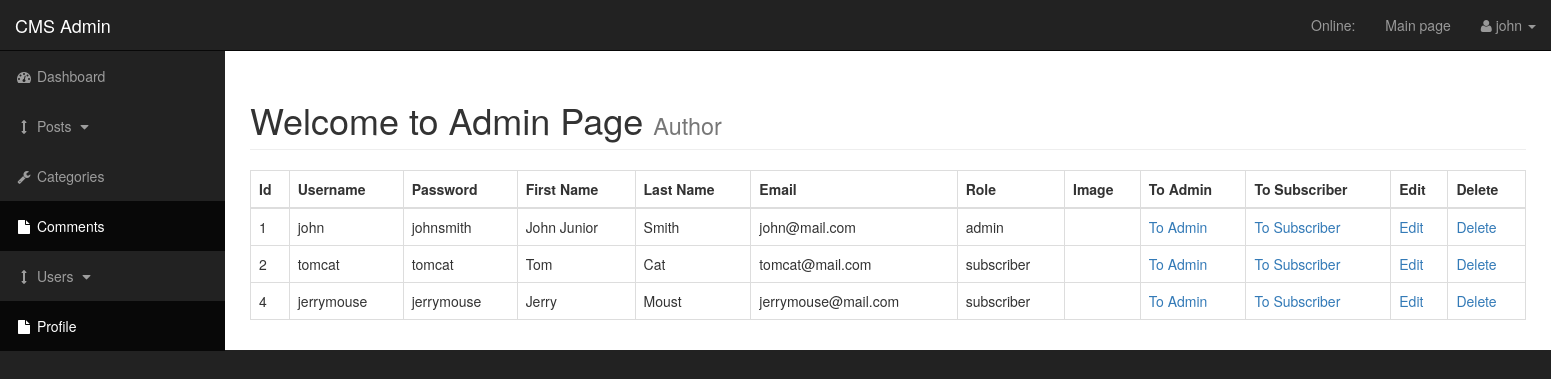
The page /24-cms/admin/users.php (signed in) on the database as committed earlier.
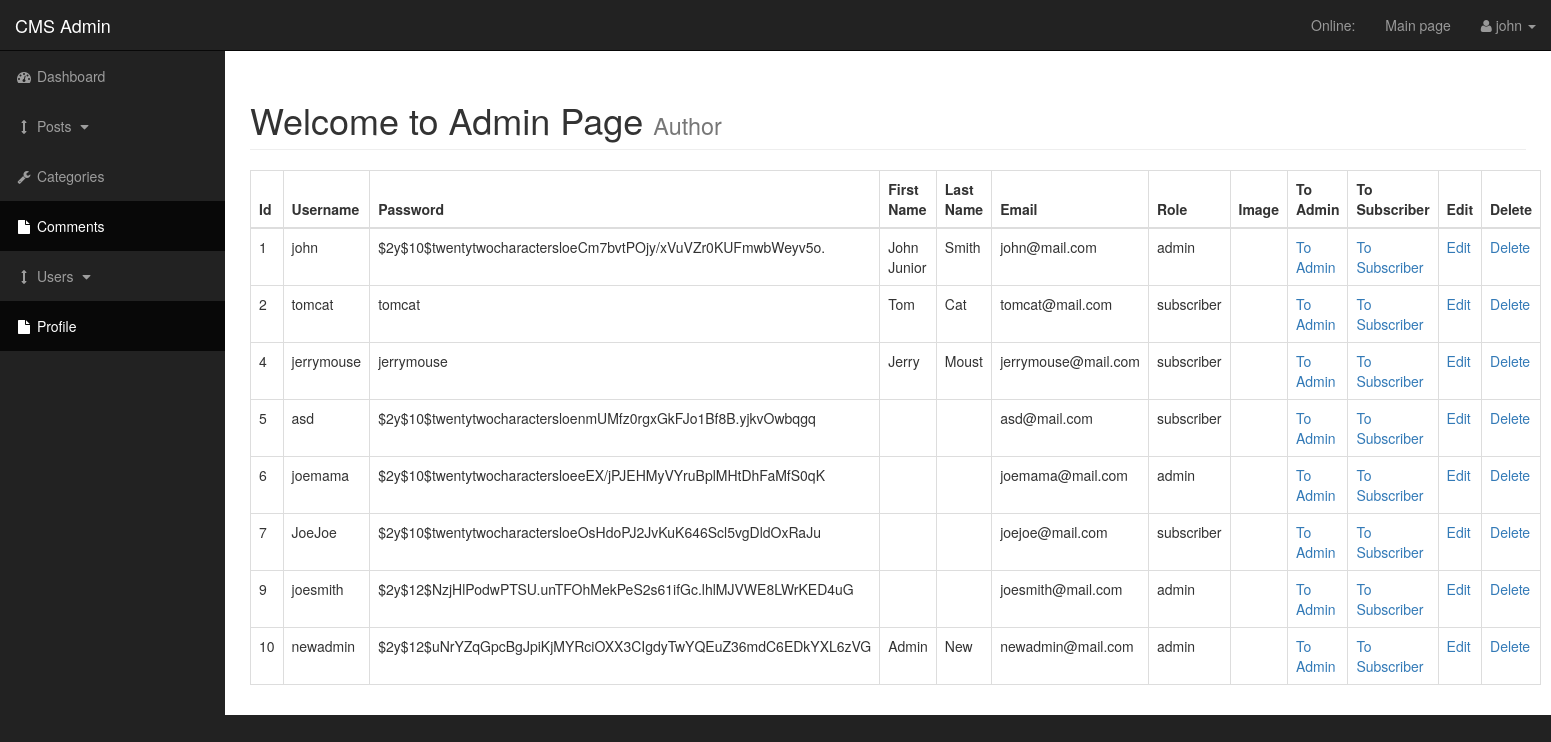
The same page on the database as committed later.
### tables this page shows
CREATE TABLE `users` (
  `id` int(3) NOT NULL,
  `username` varchar(255) NOT NULL,
  `password` varchar(255) NOT NULL,
  `firstname` varchar(255) NOT NULL DEFAULT '',
  `lastname` varchar(255) NOT NULL DEFAULT '',
  `email` varchar(255) NOT NULL,
  `image` text NOT NULL DEFAULT '',
  `role` varchar(255) NOT NULL,
  `randSalt` varchar(255) NOT NULL DEFAULT '$2y$10$twentytwocharacterslol'
);

### 24-cms/admin/includes/get_all_users.php (the view, shortened to what this page needs)
<table class="table table-bordered table-hover">
    <thead>
        <tr>
            <th>Id</th>
            <th>Username</th>
            <th>Password</th>
            <th>First Name</th>
            <th>Last Name</th>
            <th>Email</th>
            <th>Role</th>
            <th>Image</th>
            <th>To Admin</th>
            <th>To Subscriber</th>
            <th>Edit</th>
            <th>Delete</th>
        </tr>
    </thead>
    <tbody>
        <?php
        $query = "SELECT * FROM users";
        $get_all_users = mysqli_query($connection, $query);
        while ($row = mysqli_fetch_assoc($get_all_users)) {
            $user_id = $row['id'];
            $user_username = $row['username'];
            $user_password = $row['password'];
            $user_first = $row['firstname'];
            $user_last = $row['lastname'];
            $user_email = $row['email'];
            $user_role = $row['role'];
            echo "<tr>";
            echo "<td>$user_id</td>";
            echo "<td>$user_username</td>";
            echo "<td>$user_password</td>";
            echo "<td>$user_first</td>";
            echo "<td>$user_last</td>";
            echo "<td>$user_email</td>";
            echo "<td>$user_role</td>";
            echo "<td></td>";
            echo "<td><a href='users.php?admin={$user_id}'>To Admin</a></td>";
            echo "<td><a href='users.php?subscriber={$user_id}'>To Subscriber</a></td>";
            echo "<td><a href='users.php?source=edit_user&id={$user_id}'>Edit</a></td>";
            echo "<td><a onClick=\"javascript: return confirm('Confirm delete?')\" href='users.php?delete={$user_id}'>Delete</a></td>";
            echo "</tr>";
        }
        ?>
    </tbody>
</table>

### 24-cms/admin/includes/admin-header.php (shortened to what this page needs)
<!DOCTYPE html>
<html lang="en">
<head>
    <link href="css/bootstrap.min.css" rel="stylesheet">
    <link href="css/sb-admin.css" rel="stylesheet">
    <link href="font-awesome/css/font-awesome.min.css" rel="stylesheet" type="text/css">
    <link href='css/styles.css' type='text/css' rel='stylesheet'>
</head>
<body>

### 24-cms/admin/users.php (shortened to what this page needs)
<?php include 'includes/admin-header.php' ?>
    <div id="wrapper">
        <?php include 'includes/admin-navigation.php' ?>
        <div id="page-wrapper">
            <div class="container-fluid">
                <div class="row">
                    <div class="col-lg-12">
                        <h1 class="page-header">
                            Welcome to Admin Page
                            <small>Author</small>
                        </h1>
                        <?php
                        if (isset($_GET['source'])) {
                            $source = $_GET['source'];
                        } else {
                            $source = '';
                        }
                        switch ($source) {
                            default:
                                include 'includes/get_all_users.php';
                                break;
                        }
                        ?>
                    </div>
                </div>
            </div>
        </div>
    </div>
<?php include 'includes/admin-footer.php' ?>

### 24-cms/admin/includes/admin-navigation.php (shortened to what this page needs)
<nav class="navbar navbar-inverse navbar-fixed-top" role="navigation">
    <div class="navbar-header">
        <a class="navbar-brand" href="index.php">CMS Admin</a>
    </div>
    <ul class="nav navbar-right top-nav">
        <li><a href="#">Online: <span class="useronline"></span></a></li>
        <li><a href="../index.php">Main page</a></li>
        <li class="dropdown">
            <a href="#" class="dropdown-toggle" data-toggle="dropdown"><i class="fa fa-user"></i> <?php
                if (isset($_SESSION['username'])){
                    echo $_SESSION['username'];
                } ?> <b class="caret"></b>
            </a>
        </li>
    </ul>
    <div class="collapse navbar-collapse navbar-ex1-collapse">
        <ul class="nav navbar-nav side-nav">
            <li>
                <a href="index.php"><i class="fa fa-fw fa-dashboard"></i> Dashboard</a>
            </li>
            <li>
                <a href="javascript:;" data-toggle="collapse" data-target="#posts_dropdown"><i class="fa fa-fw fa-arrows-v"></i> Posts <i class="fa fa-fw fa-caret-down"></i></a>
            </li>
            <li>
                <a href="categories.php"><i class="fa fa-fw fa-wrench"></i> Categories</a>
            </li>
            <li class="active">
                <a href="comments.php"><i class="fa fa-fw fa-file"></i> Comments</a>
            </li>
            <li>
                <a href="javascript:;" data-toggle="collapse" data-target="#demo"><i class="fa fa-fw fa-arrows-v"></i> Users <i class="fa fa-fw fa-caret-down"></i></a>
            </li>
            <li class="active">
                <a href="profile.php"><i class="fa fa-fw fa-file"></i> Profile</a>
            </li>
        </ul>
    </div>
</nav>

### 24-cms/admin/includes/admin-footer.php (shortened to what this page needs)
</body>
</html>

### 24-cms/admin/css/sb-admin.css (style rules this page uses)
body { margin-top: 100px; background-color: #222; }
@media (min-width:768px) { body { margin-top: 50px; } }
#wrapper { padding-left: 0; }
#page-wrapper { width: 100%; padding: 0; background-color: #fff; }
@media (min-width:768px) { #wrapper { padding-left: 225px; } }
@media (min-width:768px) { #page-wrapper { padding: 10px; } }
.top-nav { padding: 0 15px; }
.top-nav>li { display: inline-block; float: left; }
.top-nav>li>a { padding-top: 15px; padding-bottom: 15px; line-height: 20px; color: #999; }
@media (min-width:768px) { .side-nav { position: fixed; top: 51px; left: 225px; width: 225px; margin-left: -225px; border: none; border-radius: 0; overflow-y: auto; background-color: #222; } }
@media (min-width:768px) { .side-nav>li>a { width: 225px; } }

Rows that differ between the two databases and show on the page:
changed users "john": password "johnsmith" → "$2y$10$twentytwocharactersloeCm7bvtPOjy/xVuVZr0KUFmwbWeyv5o."
added users: id "5", username "asd", password "$2y$10$twentytwocharactersloenmUMfz0rgxGkFJo1Bf8B.yjkvOwbqgq", email "asd@mail.com", role "subscriber"
added users: id "6", username "joemama", password "$2y$10$twentytwocharactersloeeEX/jPJEHMyVYruBplMHtDhFaMfS0qK", email "joemama@mail.com", role "admin"
added users: id "7", username "JoeJoe", password "$2y$10$twentytwocharactersloeOsHdoPJ2JvKuK646Scl5vgDldOxRaJu", email "joejoe@mail.com", role "subscriber"
added users: id "9", username "joesmith", password "$2y$12$NzjHlPodwPTSU.unTFOhMekPeS2s61ifGc.lhlMJVWE8LWrKED4uG", email "joesmith@mail.com", role "admin"
added users: id "10", username "newadmin", password "$2y$12$uNrYZqGpcBgJpiKjMYRciOXX3CIgdyTwYQEuZ36mdC6EDkYXL6zVG", firstname "Admin", lastname "New", email "newadmin@mail.com", role "admin"
